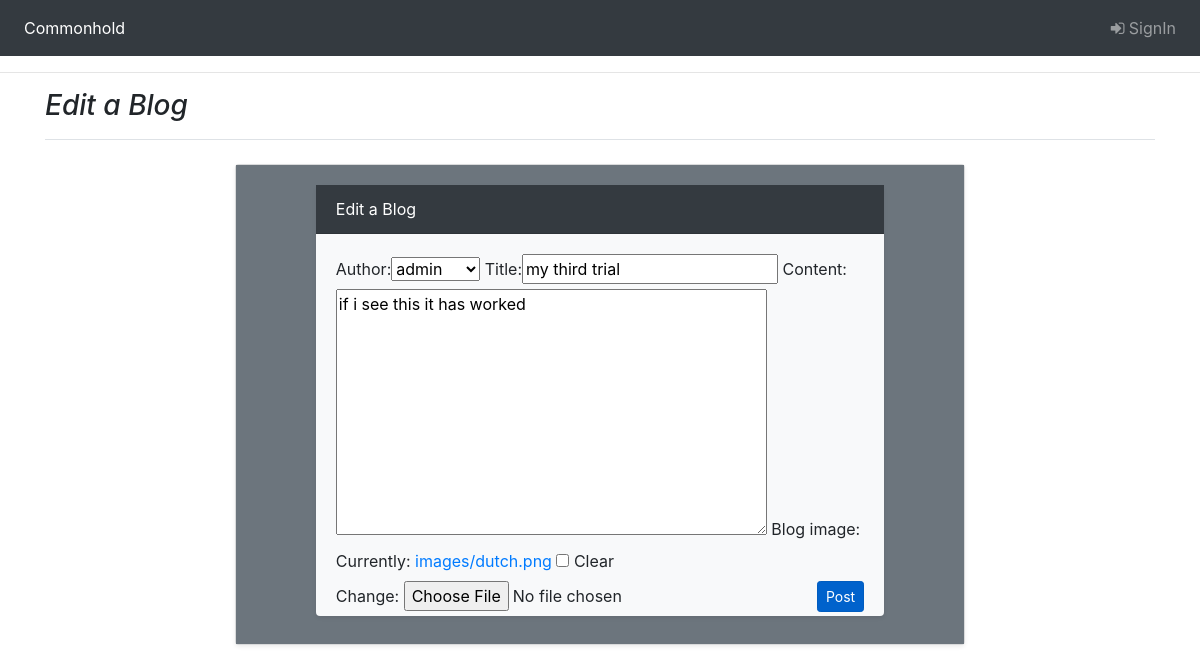
The page /blogs/4/edit/ on the database as committed earlier.
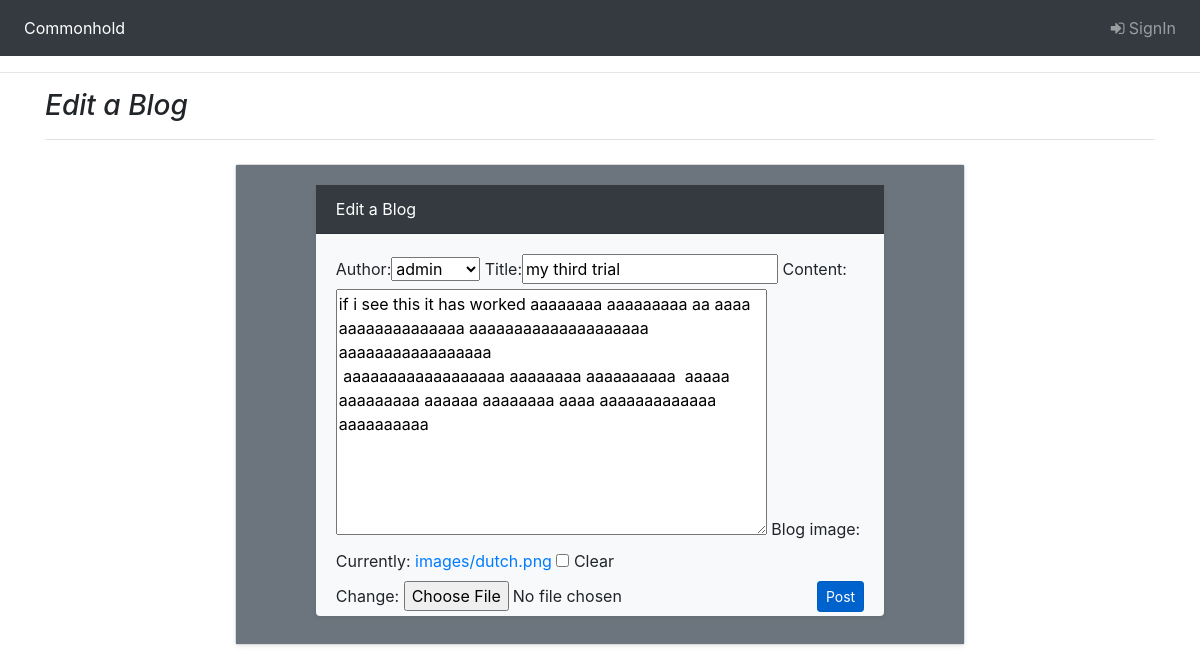
The same page on the database as committed later.
### blogs/models.py (models this page shows, shortened)
class Blog(models.Model):
    author = models.ForeignKey(User, on_delete=models.CASCADE, related_name="blog_author")
    title = models.CharField(max_length=200)
    content = models.TextField()
    published_date = models.DateTimeField(auto_now_add=True)
    views = models.IntegerField(default=0)
    blog_image = models.ImageField(upload_to="images", blank=True, null=True)

### blogs/views.py (the view)
# urls.py: url(r'^(?P<pk>\d+)/edit/$', create_or_edit_blog, name='edit_blog'),
def create_or_edit_blog(request, pk=None):
    blog = get_object_or_404(Blog, pk=pk) if pk else None
    if blog == None:
        formtype = "Add a Blog"
    else:
        formtype = "Edit a Blog"
    if request.method =="POST":
        print("form is a post")
        form = BlogPostForm(request.POST, request.FILES, instance=blog)
        bp_form = form.save(commit=False)
        bp_form.author = User.objects.get(pk=request.user.id)
        bp_form.save()
        return redirect(get_blogs)
    else:
        print("form is a get")
        form = BlogPostForm(instance=blog)
    return render(request, "blogpostform.html", {'form': form, 'formtype': formtype})

### blogs/forms.py
class BlogPostForm(forms.ModelForm):
    class Meta:
        model = Blog
        exclude = ["authorid", "views"]

### cart/contexts.py (called while the page is built)
def cart_contents(request):
    cart = request.session.get('cart', {})
    cart_items = []
    total = 0
    product_count = 0
    for id, quantity in cart.items():
        event = get_object_or_404(Event, pk=id)
        total += quantity * event.price
        product_count += quantity
        cart_items.append({'id':id, 'quantity': quantity, 'event': event})
    return { 'cart_items': cart_items, 'total': total,
        'product_count': product_count }

### blogs/templates/blogpostform.html (shortened to what this page needs)
{% extends "base.html" %}
{% load bootstrap_tags %}
{% block content %}
<div class="container">
    <h3 class="pb-3 mb-4 font-italic border-bottom">
        {{formtype}}
    </h3>
    <div class="row justify-content-center">
        <div class="col-md-8">
            <div class="card flex-md-row mb-4 shadow-sm h-md-250 bg-light">
                <div class="card-body bg-secondary flex-column less-padding-bottom">
                    <div class="row justify-content-center">
                        <div class="col-md-10 mx-auto">
                            <div class="card no-flex flex-md-row mb-4 shadow-sm h-md-250 bg-light">
                                <div class="card-header custom-border font-white bg-dark">{{formtype}}</div>
                                <div class="card-body d-flex flex-column less-padding-bottom">
                                    <form method="POST" enctype="multipart/form-data">
                                        {{ form | as_bootstrap }}
                                        <button type="submit" class="btn btn-primary btn-sm active floatright">Post</button>
                                    </form>
                                </div>
                            </div>
                        </div>
                    </div>
                </div>
            </div>
        </div>
    </div>
</div>
{% endblock %}

Rows that differ between the two databases and show on the page:
changed Blog "admin": content "if i see this it has worked" → "if i see this it has worked aaaaaaaa aaaaaaaaa aa aaaa aaaaaaaaaaaaaa aaaaaaaaaaaaaaaaaaaa aaaaaaaaaaaaaaaaa aaaaaaaaaaaaaaaaaa aaaaaaaa aaaaaaaaaa aaaaa aaaaaaaaa aaaaaa aaaaaaaa aaaa aaaaaaaaaaaaa aaaaaaaaaa"
